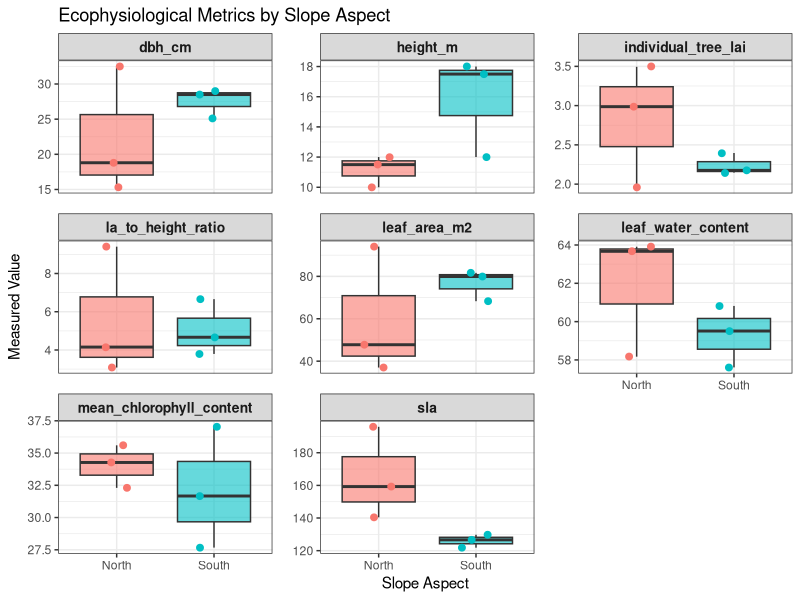
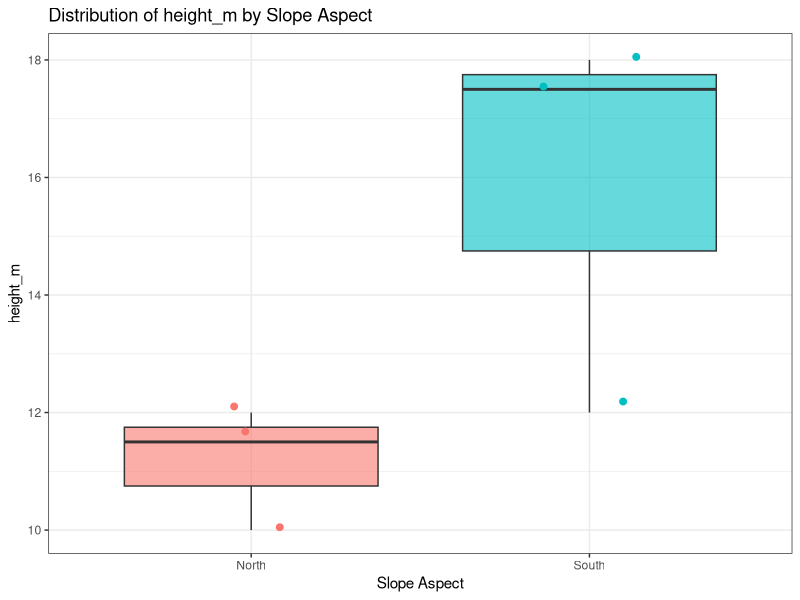
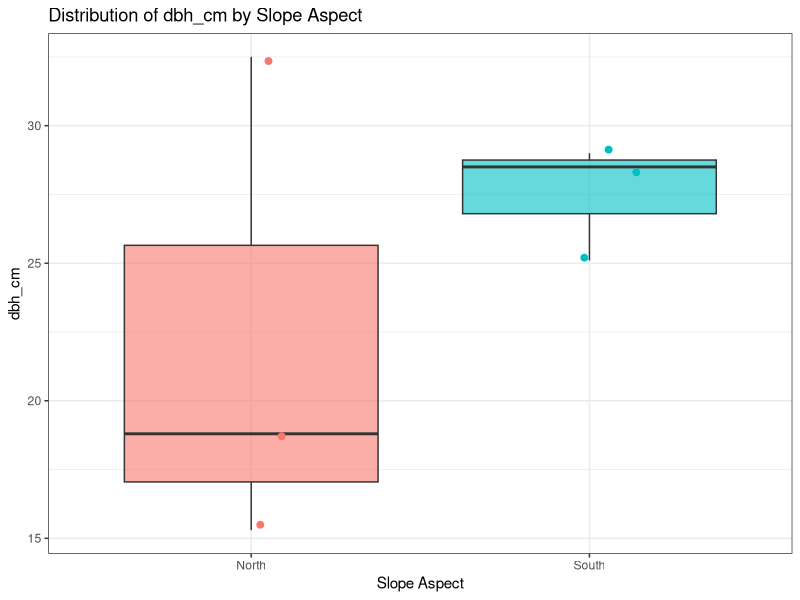
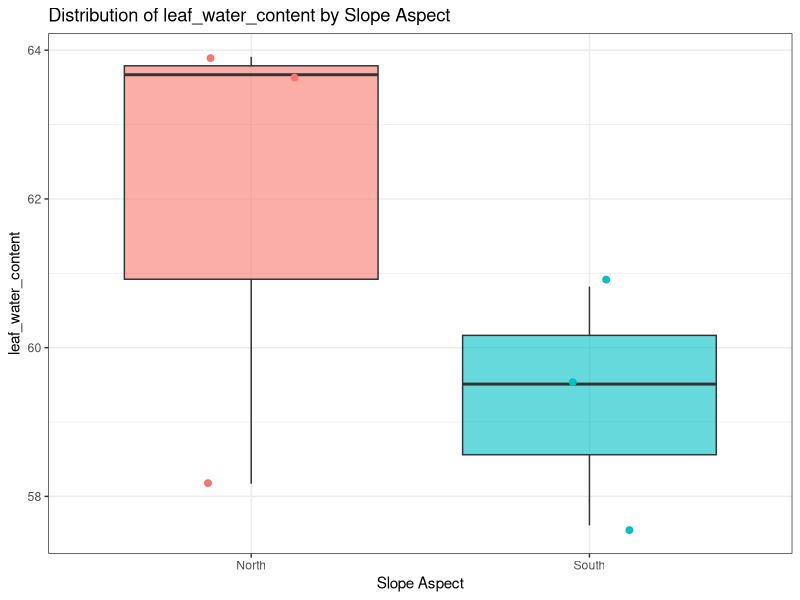
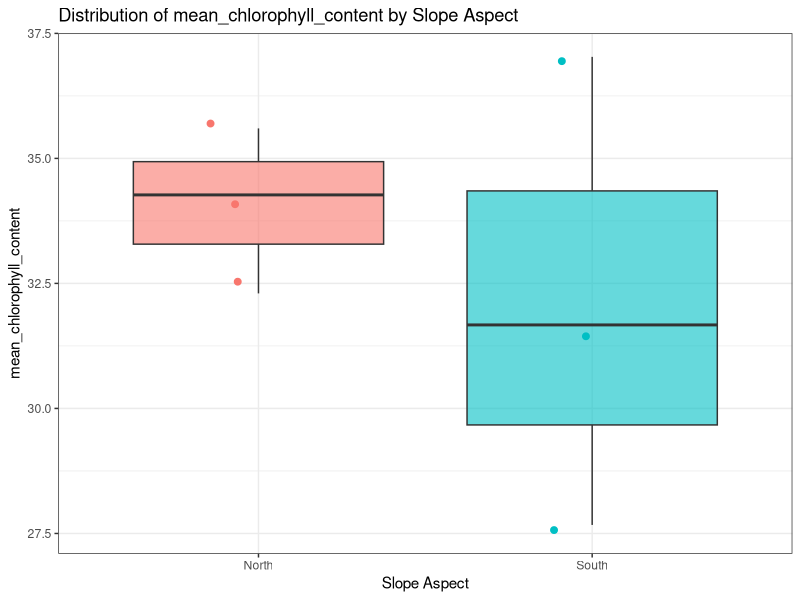
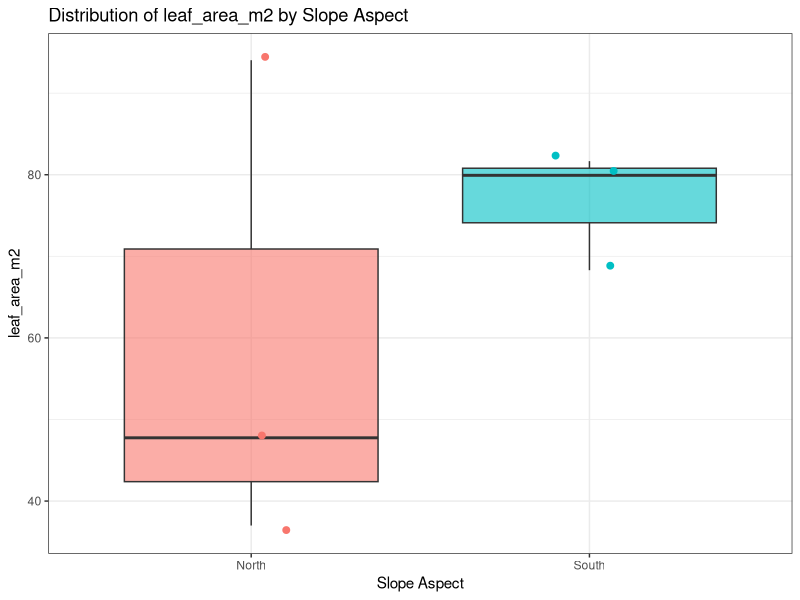
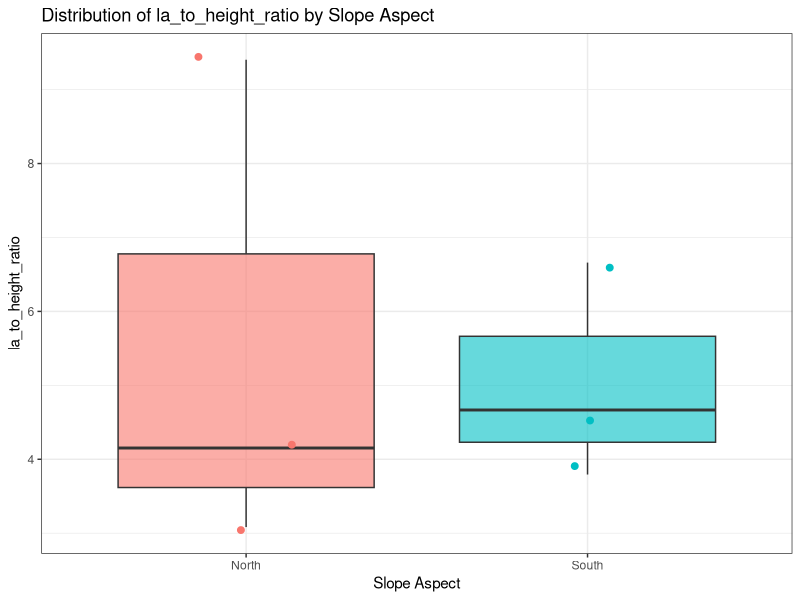
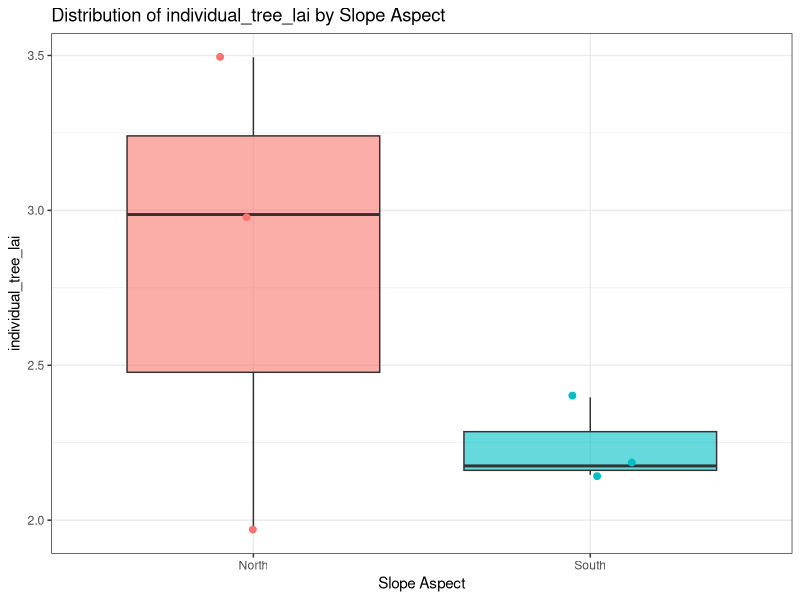

The R script that drew these images, in order:



# ------------------------------------------------------------------
# MLBS Ecophys Group: Slope-Specific Red Maple LAI Analysis
# Allometrics adapted from Brantley et al. (2016)
# ------------------------------------------------------------------
library(dplyr)
library(ggplot2)
library(tidyr)
library(gridExtra) # For arranging the plots side-by-side (if needed)

# ------------------------------------------------------------------
#Dataset from the Field 
# ------------------------------------------------------------------

field_data <- data.frame(
  tree_id  = 1:6,
  height_m = c(17.5, 11.5, 10.0, 12.0, 18.0, 12.0),
  dbh_cm   = c(29.0, 18.8, 32.5, 28.5, 25.1, 15.3),
  slope    = c("South", "North", "North", "South", "South", "North"),
  leaf_water_content = c(57.61, 63.67, 63.91, 60.82, 59.51, 58.17),
  mean_chlorophyll_content = c(27.67, 35.60, 32.30, 31.67, 37.03, 34.27),
  sla = c(129.7629607, 195.8964364, 159.2635226, 126.6231944, 121.8273906, 140.4191256)
)

# Brantley et al 2016 Table 6 Coefficients (Foliage Area m2 for ACRU)
# https://research.fs.usda.gov/download/treesearch/52752.pdf

a_slope     <- 1.2380  
b_intercept <- 0.1016  


# Individual Tree Metrics - Individual Leaf Area (LA)
ecophys_results <- field_data %>%
  mutate(
    # Calculate Total Leaf Area (LA) using allometrics
    log10_LA     = a_slope * log10(dbh_cm) + b_intercept,
    leaf_area_m2 = 10^(log10_LA),
    
    # Metric A: Leaf Area to Height Investment Ratio 
    # (m2 of leaves per meter of height) ** THIS IS A ROUGH ESTIMATION **
    la_to_height_ratio = leaf_area_m2 / height_m,
    
    # Metric B: Individual Tree Crown LAI Proxy
    # Approximating individual crown radius based on 
    # temperate hardwood DBH scaling:
    # Radius (m) ≈ 0.12 * DBH (cm). Crown Area = pi * r^2
    # * ANOTHER PRETTY ROUGH ESTIMATION **
    estimated_crown_area_m2 = pi * ((0.12 * dbh_cm)^2),
    individual_tree_lai     = leaf_area_m2 / estimated_crown_area_m2
  )

# Slope-level ecological summaries
slope_summary <- ecophys_results %>% 
  group_by(slope) %>% 
  summarize(
    sample_size = n(),
    mean_leaf_area_m2 = mean(leaf_area_m2),
    mean_la_height_ratio = mean(la_to_height_ratio),
    mean_individual_lai = mean(individual_tree_lai),
    mean_water_content = mean(leaf_water_content),
    mean_chlorophyll = mean(mean_chlorophyll_content),
    mean_sla = mean(sla), # Added SLA summary metric
    .groups = "drop"
  )

# ------------------------------------------------------------------
# Summary 
# ------------------------------------------------------------------
print("--- Individual Tree Results ---")
print(ecophys_results)

print("--- Slope Summary ---")
print(slope_summary)

# Potential outcome from this rough preliminary data:
# The Leaf Area:Height Ratio: 
# - Trees on the North slope generate more leaf area per vertical
# meter of growth (5.55 m²/m) compared to the South slope (5.04 m²/m). 
# This could suggest the expected shade-adaptation of the north slope trees, 
# efficient leaf layers to optimize light capture in a damp, competitive environment.

# Potential Individual LAI Conclusion: 
# This data suggest that the structure of the individual tree crowns is higher 
# on the North aspect (2.82) than the South aspect (2.24), individual red 
# maples on south-facing terrains seems to have more open, light-permeable foliage 
# architectures to cope with greater solar heat load in the peak of the summer.




################################################################################

#                            Graphing

#################################################################################


library(dplyr)
library(ggplot2)
library(gridExtra) # For arranging the plots side-by-side



# ------------------------------------------------------------------ 
#                 Data Visualization (Boxplots)
# ------------------------------------------------------------------



library(tidyr) 

plot_data_long <- ecophys_results %>%
  select(slope, height_m, dbh_cm, leaf_water_content, 
         mean_chlorophyll_content, leaf_area_m2, 
         la_to_height_ratio, individual_tree_lai, sla) %>% # Added sla here
  # Reshape data from wide to long format
  pivot_longer(
    cols = -slope, 
    names_to = "variable", 
    values_to = "value"
  )

all_boxplots <- ggplot(plot_data_long, aes(x = slope, y = value, fill = slope)) +
  geom_boxplot(alpha = 0.6, outlier.shape = NA) +
  geom_jitter(width = 0.15, size = 2, aes(color = slope)) +
  # Scales = "free_y" gives each variable its own unique Y-axis range
  facet_wrap(~ variable, scales = "free_y", ncol = 3) + 
  labs(
    title = "Ecophysiological Metrics by Slope Aspect",
    x = "Slope Aspect",
    y = "Measured Value"
  ) +
  theme_bw() +
  theme(
    legend.position = "none",
    strip.text = element_text(face = "bold", size = 10), 
    panel.spacing = unit(1, "lines")
  )

# Render the grid
print(all_boxplots)


# Ecological interpretation 

# South-Facing Samples exhibit higher values for 
# 1- diameter (DBH)
# 2- allometric equation derived total leaf area
# This suggest adaptation to an environment with higher light availability
# This could translate in greater vertical growth and expansive canopy development.

# North-Facing Samples display smaller median heights and total leaf areas, alongside wide variations in DBH

# Physiology considerations:

# Leaf Water Content (North > South): The north-facing trees display 
# higher median leaf water content (~63.7% vs. ~59.5%). 
# North-facing slopes are typically cooler, more humid, and less 
# prone to intense solar radiation, reducing evapotranspiration
# South-facing slopes experience higher solar radiation, 
# driving down foliar water retention.

# Chlorophyll Content (North > South): The median chlorophyll 
# content was slighly higher in the north-facing leaves. 
# This could be a physiological response to shade. 
# Under lower-light conditions (north slopes), plants often 
# upregulate chlorophyll concentration per unit leaf area to
# maximize light-harvesting efficiency in the shade.



# OTHER WAY (All different grapgs at once)

library(tidyr)
library(ggplot2)
library(dplyr)

variables_list <- unique(plot_data_long$variable)

for (var_name in variables_list) {
  
  # Filter data for just this variable
  single_var_data <- plot_data_long %>% 
    filter(variable == var_name)
  
  # Create the individual plot
  individual_plot <- ggplot(single_var_data, aes(x = slope, y = value, fill = slope)) +
    geom_boxplot(alpha = 0.6, outlier.shape = NA) +
    geom_jitter(width = 0.15, size = 2, aes(color = slope)) +
    labs(
      title = paste("Distribution of", var_name, "by Slope Aspect"),
      x = "Slope Aspect",
      y = var_name
    ) +
    theme_bw() +
    theme(legend.position = "none")
  
  # Print to plot viewer
  print(individual_plot)
}



# Comparison of Neon and on-ground measurements 

library(ggplot2)
library(tidyr)
library(dplyr)

# 1. Load the data
df <- data.frame(
  spad_cn = c(27.67, 35.60, 32.30, 31.67, 37.03, 34.27),
  neon_cn = c(2.11975, 2.06600, 2.49820, 2.16675, 2.42875, 2.52345),
  hemi_lai = c(3.84, 3.07, 4.46, 3.28, 3.98, 3.62),
  neon_lai = c(2.426636, 2.955943, 3.142970, 1.961802, 1.441730, 0.962188),
  hemi_file = c("101-1424", "101-1426", "101-1425", "101-1422", "101-1423", "101-1427"),
  note = c("ecophys group south", "ecophys group north", "ecophys group north", 
           "ecophys group south", "ecophys group south", "ecophys group north")
)

# Clean up the group labels for nicer plot aesthetics
df <- df %>%
  mutate(aspect = ifelse(grepl("north", note), "North", "South"))


# Convert to long format for clean faceting
df_long <- df %>%
  select(aspect, spad_cn, neon_cn, hemi_lai, neon_lai) %>%
  pivot_longer(cols = -aspect, names_to = "metric", values_to = "value")

# Generate comparative boxplots
ggplot(df_long, aes(x = aspect, y = value, fill = aspect)) +
  geom_boxplot(alpha = 0.6, outlier.shape = NA) +
  geom_jitter(width = 0.1, size = 3, aes(color = aspect)) +
  facet_wrap(~metric, scales = "free_y") +
  scale_fill_manual(values = c("North" = "#F8766D", "South" = "#00BFC4")) +
  scale_color_manual(values = c("North" = "#C77CFF", "South" = "#7CAE00")) +
  labs(
    title = "Comparison of NEON and On-ground Measurements of LAI and Nitrogen by Slope Aspect", 
    x = "Slope Aspect", 
    y = "Measured Value"
  ) +
  theme_minimal(base_size = 14) +
  theme(legend.position = "none")


# LAI Validation:NEON model vs Ground Reference

# Calculate the ideal limits to keep a perfectly square 1:1 ratio
max_val <- max(c(df$hemi_lai, df$neon_lai))
min_val <- min(c(df$hemi_lai, df$neon_lai))

ggplot(df, aes(x = hemi_lai, y = neon_lai)) +
  # Add the true 1:1 identity reference line
  geom_abline(intercept = 0, slope = 1, linetype = "dashed", color = "red", size = 1) +
  # Linear model fit line
  geom_smooth(method = "lm", formula = y ~ x, color = "black", se = TRUE, alpha = 0.15) +
  # Observed data points colored by aspect
  geom_point(aes(color = aspect), size = 4) +
  scale_color_manual(values = c("North" = "#F8766D", "South" = "#00BFC4")) +
  # Force axes to be identical lengths so the 1:1 line sits at exactly 45 degrees
  coord_equal(xlim = c(0, 5), ylim = c(0, 5)) +
  labs(
    title = "LAI Validation: NEON Model vs. Ground Reference",
    subtitle = "Dashed line shows expected 1:1 ideal agreement",
    x = "Hemispherical Photo LAI (Ground Reference)",
    y = "NEON LAI (Remote Sensing Model)",
    color = "Aspect"
  ) +
  theme_bw(base_size = 14)



# LAI Validation:NEON model vs Ground Reference


library(ggplot2)
library(dplyr)

# Load the data
df <- data.frame(
  spad_cn = c(27.67, 35.60, 32.30, 31.67, 37.03, 34.27),
  neon_cn = c(2.11975, 2.06600, 2.49820, 2.16675, 2.42875, 2.52345),
  note = c("ecophys group south", "ecophys group north", "ecophys group north", 
           "ecophys group south", "ecophys group south", "ecophys group north")
)

# Clean group labels and calculate standard Z-scores
df <- df %>%
  mutate(
    aspect = ifelse(grepl("north", note), "North", "South"),
    spad_z = as.numeric(scale(spad_cn)),
    neon_z = as.numeric(scale(neon_cn))
  )


# Find global symmetric limits for a clean square plot
max_limit <- max(abs(c(df$spad_z, df$neon_z))) + 0.5

ggplot(df, aes(x = spad_z, y = neon_z)) +
  # 1:1 identity line
  geom_abline(intercept = 0, slope = 1, linetype = "dashed", color = "darkred", size = 1) +
  # Trendline with confidence interval
  geom_smooth(method = "lm", formula = y ~ x, color = "black", se = TRUE, alpha = 0.15) +
  # Data points
  geom_point(aes(color = aspect), size = 4) +
  scale_color_manual(values = c("North" = "#F8766D", "South" = "#00BFC4")) +
  # Force perfectly square layout
  coord_equal(xlim = c(-max_limit, max_limit), ylim = c(-max_limit, max_limit)) +
  labs(
    title = "Nitrogen Validation: NEON N% vs. SPAD",
    subtitle = "Standardized Z-Scores (Dashed line shows 1:1 ideal agreement)",
    x = "SPAD Chlorophyll Index (Standardized Reference)",
    y = "NEON N% Foliar Chemistry (Standardized Model)",
    color = "Aspect"
  ) +
  theme_bw(base_size = 14)



#   LAI Validation:NEON model vs Ground Reference with lines 


library(ggplot2)
library(dplyr)

# 1. Load Data
df <- data.frame(
  spad_cn = c(27.67, 35.60, 32.30, 31.67, 37.03, 34.27),
  neon_cn = c(2.11975, 2.06600, 2.49820, 2.16675, 2.42875, 2.52345),
  note = c("ecophys group south", "ecophys group north", "ecophys group north", 
           "ecophys group south", "ecophys group south", "ecophys group north")
)

# 2. Add aspect column and calculate standardized Z-scores
df <- df %>%
  mutate(
    aspect = ifelse(grepl("north", note), "North", "South"),
    spad_z = as.numeric(scale(spad_cn)),
    neon_z = as.numeric(scale(neon_cn))
  )

# Calculate global symmetric plot limits
max_limit <- max(abs(c(df$spad_z, df$neon_z))) + 0.5

# 3. Generate Graph
ggplot(df, aes(x = spad_z, y = neon_z)) +
  # Reference 1:1 line
  geom_abline(intercept = 0, slope = 1, linetype = "dashed", color = "darkred", size = 1) +
  
  # LINE 1: Global trendline (All Trees) - Black solid line
  geom_smooth(method = "lm", formula = y ~ x, color = "black", se = TRUE, alpha = 0.1) +
  
  # LINES 2 & 3: Group-specific trendlines (North vs South) - Colored lines
  geom_smooth(aes(color = aspect, fill = aspect), method = "lm", formula = y ~ x, se = FALSE, size = 1.2) +
  
  # Observed Data points
  geom_point(aes(color = aspect), size = 4) +
  
  # Styling adjustments
  scale_color_manual(values = c("North" = "#F8766D", "South" = "#00BFC4")) +
  scale_fill_manual(values = c("North" = "#F8766D", "South" = "#00BFC4")) +
  coord_equal(xlim = c(-max_limit, max_limit), ylim = c(-max_limit, max_limit)) +
  labs(
    title = "Nitrogen Validation: NEON N% vs. SPAD",
    subtitle = "Standardized Z-Scores (Displaying Global and Aspect-Specific Trends)",
    x = "SPAD Chlorophyll Index (Standardized Reference)",
    y = "NEON N% Foliar Chemistry (Standardized Model)",
    color = "Slope Aspect",
    fill = "Slope Aspect"
  ) +
  theme_bw(base_size = 14)

labs(
  title = "Nitrogen Validation: NEON N% vs. SPAD",
  subtitle = paste("Global R² =", round(0.1223, 2), "| p =", round(0.4968, 2))
)

# Linear regresion 

# 1. Summary for All Trees
summary(lm(neon_z ~ spad_z, data = df))

# 2. Summary for North Slope Trees Only
summary(lm(neon_z ~ spad_z, data = df %>% filter(aspect == "North")))

# 3. Summary for South Slope Trees Only
summary(lm(neon_z ~ spad_z, data = df %>% filter(aspect == "South")))




# Adding the R squares 

library(ggplot2)
library(dplyr)

# 1. Load Data
df <- data.frame(
  spad_cn = c(27.67, 35.60, 32.30, 31.67, 37.03, 34.27),
  neon_cn = c(2.11975, 2.06600, 2.49820, 2.16675, 2.42875, 2.52345),
  note = c("ecophys group south", "ecophys group north", "ecophys group north", 
           "ecophys group south", "ecophys group south", "ecophys group north")
)

# 2. Add aspect column and calculate standardized Z-scores
df <- df %>%
  mutate(
    aspect = ifelse(grepl("north", note), "North", "South"),
    spad_z = as.numeric(scale(spad_cn)),
    neon_z = as.numeric(scale(neon_cn))
  )

# Calculate global symmetric plot limits
max_limit <- max(abs(c(df$spad_z, df$neon_z))) + 0.5

# 3. Generate Graph with correctly linked layers
ggplot(df, aes(x = spad_z, y = neon_z)) +
  # Reference 1:1 line
  geom_abline(intercept = 0, slope = 1, linetype = "dashed", color = "darkred", size = 1) +
  
  # LINE 1: Global trendline (All Trees) - Black solid line
  geom_smooth(method = "lm", formula = y ~ x, color = "black", se = TRUE, alpha = 0.1) +
  
  # LINES 2 & 3: Group-specific trendlines (North vs South) - Colored lines
  geom_smooth(aes(color = aspect, fill = aspect), method = "lm", formula = y ~ x, se = FALSE, size = 1.2) +
  
  # Observed Data points
  geom_point(aes(color = aspect), size = 4) +
  
  # Styling adjustments
  scale_color_manual(values = c("North" = "#F8766D", "South" = "#00BFC4")) +
  scale_fill_manual(values = c("North" = "#F8766D", "South" = "#00BFC4")) +
  coord_equal(xlim = c(-max_limit, max_limit), ylim = c(-max_limit, max_limit)) +
  
  # Linked Labels Layer (Using your custom metrics)
  labs(
    title = "Nitrogen Validation: NEON N% vs. SPAD",
    subtitle = paste("Global R² =", round(0.1223, 2), "| p =", round(0.4968, 2)),
    x = "SPAD Chlorophyll Index (Standardized Reference)",
    y = "NEON N% Foliar Chemistry (Standardized Model)",
    color = "Slope Aspect",
    fill = "Slope Aspect"
  ) +
  theme_bw(base_size = 14)









library(tidyr)

# Reshape raw data to long format
df_cn_long <- df %>%
  select(aspect, spad_cn, neon_cn) %>%
  pivot_longer(cols = -aspect, names_to = "metric", values_to = "value") %>%
  mutate(metric = ifelse(metric == "spad_cn", "SPAD Index (Field)", "NEON N% (Airborne)"))

# Generate boxplots
ggplot(df_cn_long, aes(x = aspect, y = value, fill = aspect)) +
  geom_boxplot(alpha = 0.6, outlier.shape = NA) +
  geom_jitter(width = 0.1, size = 3, aes(color = aspect)) +
  facet_wrap(~metric, scales = "free_y") +
  scale_fill_manual(values = c("North" = "#F8766D", "South" = "#00BFC4")) +
  scale_color_manual(values = c("North" = "#C77CFF", "South" = "#7CAE00")) +
  labs(
    title = "Nitrogen & Chlorophyll Metrics by Slope Aspect",
    x = "Slope Aspect",
    y = "Absolute Value"
  ) +
  theme_minimal(base_size = 14) +
  theme(legend.position = "none")







library(ggplot2)
library(dplyr)
library(tidyr)

# 1. Load the dataset
df <- data.frame(
  hemi_lai = c(3.84, 3.07, 4.46, 3.28, 3.98, 3.62),
  neon_lai = c(2.426636, 2.955943, 3.142970, 1.961802, 1.441730, 0.962188),
  note = c("ecophys group south", "ecophys group north", "ecophys group north", 
           "ecophys group south", "ecophys group south", "ecophys group north")
)

# 2. Add the aspect group
df <- df %>%
  mutate(aspect = ifelse(grepl("north", note), "North", "South"))

# 3. Reshape and label metrics for the facet headers
df_lai_long <- df %>%
  select(aspect, hemi_lai, neon_lai) %>%
  pivot_longer(cols = -aspect, names_to = "metric", values_to = "value") %>%
  mutate(metric = ifelse(metric == "neon_lai", "NEON LAI (Airborne)", "Hemispherical Photo (Field)"))

# 4. Generate the graph matching your exact theme and point coloring style
ggplot(df_lai_long, aes(x = aspect, y = value, fill = aspect)) +
  geom_boxplot(alpha = 0.6, outlier.shape = NA) +
  # Explicitly color the raw points to match the provided image (North = Purple, South = Green)
  geom_jitter(width = 0.1, size = 4, aes(color = aspect)) +
  facet_wrap(~metric, scales = "free_y") +
  # Box fill colors (Pink and Light Blue)
  scale_fill_manual(values = c("North" = "#F8766D", "South" = "#00BFC4")) +
  # Jitter point colors (Purple and Olive Green)
  scale_color_manual(values = c("North" = "#C77CFF", "South" = "#7CAE00")) +
  labs(
    title = "Leaf Area Index (LAI) Metrics by Slope Aspect",
    x = "Slope Aspect",
    y = "Absolute Value"
  ) +
  theme_minimal(base_size = 14) +
  theme(
    legend.position = "none",
    plot.title = element_text(hjust = 0.5, size = 16),
    strip.text = element_text(size = 13),
    panel.grid.minor = element_blank()
  )
